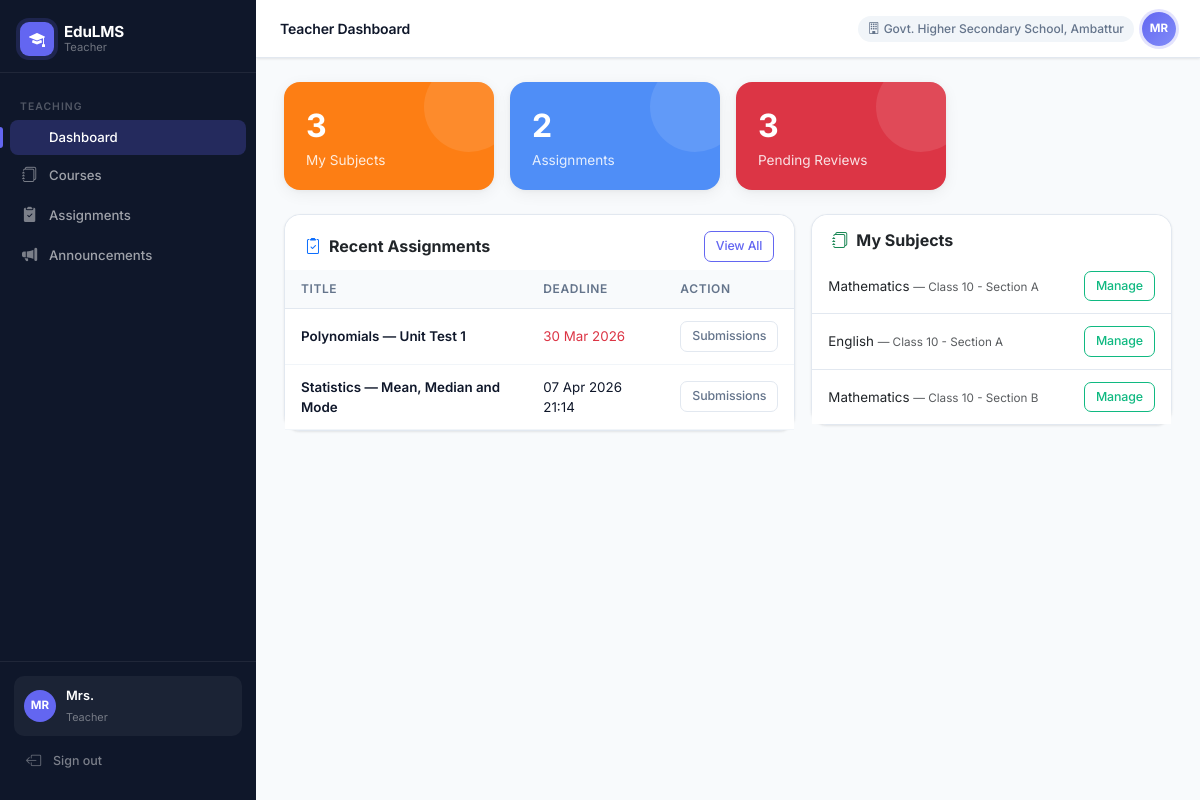
The page /teacher/dashboard (signed in) on the database its author committed.
### app/models/user.py (models this page shows, shortened)
class User(UserMixin, db.Model):
    __tablename__ = 'users'
    id = db.Column(db.Integer, primary_key=True)
    username = db.Column(db.String(80), unique=True, nullable=False)
    password_hash = db.Column(db.String(256), nullable=False)
    full_name = db.Column(db.String(120), nullable=False)
    email = db.Column(db.String(120))
    phone = db.Column(db.String(20))
    role = db.Column(db.String(30), nullable=False)  # super_admin, district_admin, block_admin, school_admin, teacher, student, parent
    district_id = db.Column(db.Integer, db.ForeignKey('districts.id'), nullable=True)
    block_id = db.Column(db.Integer, db.ForeignKey('blocks.id'), nullable=True)
    school_id = db.Column(db.Integer, db.ForeignKey('schools.id'), nullable=True)
    is_active = db.Column(db.Boolean, default=True)
    created_at = db.Column(db.DateTime, default=datetime.utcnow)
    district = db.relationship('District', foreign_keys=[district_id])
    block = db.relationship('Block', foreign_keys=[block_id])
    school = db.relationship('School', foreign_keys=[school_id])

### app/models/hierarchy.py (models this page shows)
class School(db.Model):
    __tablename__ = 'schools'
    id = db.Column(db.Integer, primary_key=True)
    name = db.Column(db.String(120), nullable=False)
    block_id = db.Column(db.Integer, db.ForeignKey('blocks.id'), nullable=False)
    district_id = db.Column(db.Integer, db.ForeignKey('districts.id'), nullable=False)
    is_active = db.Column(db.Boolean, default=True)
    created_at = db.Column(db.DateTime, default=datetime.utcnow)

### app/models/assignment.py (models this page shows)
class Assignment(db.Model):
    __tablename__ = 'assignments'
    id = db.Column(db.Integer, primary_key=True)
    subject_id = db.Column(db.Integer, db.ForeignKey('subjects.id'), nullable=False)
    class_id = db.Column(db.Integer, db.ForeignKey('classes.id'), nullable=False)
    teacher_id = db.Column(db.Integer, db.ForeignKey('users.id'), nullable=False)
    title = db.Column(db.String(200), nullable=False)
    instructions = db.Column(db.Text)
    deadline = db.Column(db.DateTime, nullable=False)
    max_attempts = db.Column(db.Integer, default=1)
    allow_retry = db.Column(db.Boolean, default=False)
    school_id = db.Column(db.Integer, db.ForeignKey('schools.id'))
    block_id = db.Column(db.Integer, db.ForeignKey('blocks.id'))
    district_id = db.Column(db.Integer, db.ForeignKey('districts.id'))
    is_active = db.Column(db.Boolean, default=True)
    created_at = db.Column(db.DateTime, default=datetime.utcnow)
    subject = db.relationship('Subject', backref='assignments')
    class_ref = db.relationship('Class', backref='assignments')
    teacher = db.relationship('User', backref='created_assignments')
    questions = db.relationship('Question', backref='assignment', lazy=True, order_by='Question.order')

### app/models/academic.py (models this page shows)
class Subject(db.Model):
    __tablename__ = 'subjects'
    id = db.Column(db.Integer, primary_key=True)
    name = db.Column(db.String(100), nullable=False)
    class_id = db.Column(db.Integer, db.ForeignKey('classes.id'), nullable=False)
    school_id = db.Column(db.Integer, db.ForeignKey('schools.id'), nullable=False)
    block_id = db.Column(db.Integer, db.ForeignKey('blocks.id'), nullable=False)
    district_id = db.Column(db.Integer, db.ForeignKey('districts.id'), nullable=False)
    is_active = db.Column(db.Boolean, default=True)
    modules = db.relationship('Module', backref='subject', lazy=True, order_by='Module.order')

class Class(db.Model):
    __tablename__ = 'classes'
    id = db.Column(db.Integer, primary_key=True)
    name = db.Column(db.String(100), nullable=False)
    academic_year = db.Column(db.String(20), nullable=False, default='2024-25')
    school_id = db.Column(db.Integer, db.ForeignKey('schools.id'), nullable=False)
    block_id = db.Column(db.Integer, db.ForeignKey('blocks.id'), nullable=False)
    district_id = db.Column(db.Integer, db.ForeignKey('districts.id'), nullable=False)
    is_active = db.Column(db.Boolean, default=True)
    school = db.relationship('School', backref='classes')
    subjects = db.relationship('Subject', backref='class_ref', lazy=True)

### app/routes/teacher.py (the view)
@teacher_bp.route('/dashboard')
@login_required
@require_role('teacher')
def dashboard():
    assignments = Assignment.query.filter_by(teacher_id=current_user.id, is_active=True).order_by(Assignment.created_at.desc()).limit(5).all()
    pending_reviews = Submission.query.join(Assignment).filter(
        Assignment.teacher_id == current_user.id,
        Submission.status == 'pending_review'
    ).count()
    ct = ClassTeacher.query.filter_by(teacher_id=current_user.id).all()
    subject_ids = list({x.subject_id for x in ct})
    subjects = Subject.query.filter(Subject.id.in_(subject_ids)).all()
    return render_template('teacher/dashboard.html', assignments=assignments, pending_reviews=pending_reviews, subjects=subjects)

### app/models/user.py (called while the page is built)
@login_manager.user_loader
def load_user(user_id):
    return User.query.get(int(user_id))

### app/services/rbac.py (called while the page is built)
def require_role(*roles):
    def decorator(f):
        @wraps(f)
        def decorated_function(*args, **kwargs):
            if not current_user.is_authenticated:
                return redirect(url_for('auth.login'))
            if current_user.role not in roles:
                abort(403)
            return f(*args, **kwargs)
        return decorated_function
    return decorator

### app/templates/teacher/dashboard.html (shortened to what this page needs)
{% extends "base.html" %}
{% block page_title %}Teacher Dashboard{% endblock %}
{% block content %}
<div class="row g-3 mb-4">
    <div class="col-6 col-md-3">
        <div class="stat-card" style="background:#fd7e14">
            <div style="font-size:2rem;font-weight:700;">{{ subjects|length }}</div>
            <div style="font-size:.85rem;opacity:.85">My Subjects</div>
        </div>
    </div>
    <div class="col-6 col-md-3">
        <div class="stat-card" style="background:#4f8ef7">
            <div style="font-size:2rem;font-weight:700;">{{ assignments|length }}</div>
            <div style="font-size:.85rem;opacity:.85">Assignments</div>
        </div>
    </div>
    <div class="col-6 col-md-3">
        <div class="stat-card" style="background:#dc3545">
            <div style="font-size:2rem;font-weight:700;">{{ pending_reviews }}</div>
            <div style="font-size:.85rem;opacity:.85">Pending Reviews</div>
        </div>
    </div>
</div>
<div class="row g-3">
    <div class="col-md-7">
        <div class="card">
            <div class="card-header bg-white border-0 pt-3 pb-2 d-flex justify-content-between align-items-center">
                <h6 class="mb-0 fw-bold"><i class="bi bi-clipboard2-check text-primary me-2"></i>Recent Assignments</h6>
                <a href="{{ url_for('teacher.assignments') }}" class="btn btn-sm btn-outline-primary">View All</a>
            </div>
            <div class="card-body p-0">
                <table class="table table-hover mb-0">
                    <thead class="table-light"><tr><th>Title</th><th>Deadline</th><th>Action</th></tr></thead>
                    <tbody>
                    {% for a in assignments %}
                    <tr>
                        <td class="fw-semibold">{{ a.title }}</td>
                        <td>
                            {% if a.deadline < now %}<span class="text-danger">{{ a.deadline.strftime('%d %b %Y') }}</span>
                            {% else %}{{ a.deadline.strftime('%d %b %Y %H:%M') }}{% endif %}
                        </td>
                        <td><a href="{{ url_for('teacher.assignment_submissions', id=a.id) }}" class="btn btn-xs btn-outline-secondary btn-sm">Submissions</a></td>
                    </tr>
                    {% else %}
                    <tr><td colspan="3" class="text-center text-muted py-3">No assignments yet.</td></tr>
                    {% endfor %}
                    </tbody>
                </table>
            </div>
        </div>
    </div>
    <div class="col-md-5">
        <div class="card">
            <div class="card-header bg-white border-0 pt-3 pb-2">
                <h6 class="mb-0 fw-bold"><i class="bi bi-journals text-success me-2"></i>My Subjects</h6>
            </div>
            <div class="card-body p-0">
                <ul class="list-group list-group-flush">
                {% for s in subjects %}
                <li class="list-group-item d-flex justify-content-between align-items-center">
                    <span>{{ s.name }} <small class="text-muted">— {{ s.class_ref.name }}</small></span>
                    <a href="{{ url_for('teacher.course_topics', subject_id=s.id) }}" class="btn btn-sm btn-outline-success">Manage</a>
                </li>
                {% else %}
                <li class="list-group-item text-muted text-center py-3">No subjects assigned.</li>
                {% endfor %}
                </ul>
            </div>
        </div>
    </div>
</div>
{% endblock %}

### app/templates/base.html (shortened to what this page needs)
<!DOCTYPE html>
<html lang="en">
<head>
    <link href="https://cdn.jsdelivr.net/npm/bootstrap@5.3.2/dist/css/bootstrap.min.css" rel="stylesheet">
    <link href="https://cdn.jsdelivr.net/npm/bootstrap-icons@1.11.3/font/bootstrap-icons.css" rel="stylesheet">
</head>
<body>
{% if current_user.is_authenticated %}
<nav id="sidebar">
    <div class="sidebar-brand">
        <div class="sidebar-brand-icon"><i class="bi bi-mortarboard-fill"></i></div>
        <div class="sidebar-brand-text">
            <strong>EduLMS</strong>
            <span>{{ current_user.role.replace('_',' ').title() }}</span>
        </div>
    </div>
    <div class="sidebar-nav">
    {% if current_user.role in ['super_admin','district_admin','block_admin','school_admin'] %}
        <div class="nav-section">Administration</div>
        <a href="{{ url_for('admin.dashboard') }}" class="nav-link {% if request.endpoint == 'admin.dashboard' %}active{% endif %}">
            <i class="bi bi-squares"></i> Dashboard
        </a>
        {% if current_user.role == 'super_admin' %}
        <a href="{{ url_for('admin.districts') }}" class="nav-link {% if request.endpoint == 'admin.districts' %}active{% endif %}">
            <i class="bi bi-map"></i> Districts
        </a>
        <a href="{{ url_for('admin.blocks') }}" class="nav-link {% if request.endpoint == 'admin.blocks' %}active{% endif %}">
            <i class="bi bi-geo-alt"></i> Blocks
        </a>
        {% endif %}
        {% if current_user.role in ['super_admin','district_admin','block_admin'] %}
        <a href="{{ url_for('admin.schools') }}" class="nav-link {% if request.endpoint == 'admin.schools' %}active{% endif %}">
            <i class="bi bi-building-fill"></i> Schools
        </a>
        {% endif %}
        <a href="{{ url_for('admin.users') }}" class="nav-link {% if request.endpoint == 'admin.users' %}active{% endif %}">
            <i class="bi bi-people-fill"></i> Users
        </a>
        <a href="{{ url_for('admin.classes') }}" class="nav-link {% if request.endpoint == 'admin.classes' %}active{% endif %}">
            <i class="bi bi-collection-fill"></i> Classes
        </a>
        <a href="{{ url_for('admin.subjects') }}" class="nav-link {% if request.endpoint == 'admin.subjects' %}active{% endif %}">
            <i class="bi bi-book-fill"></i> Subjects
        </a>
    {% elif current_user.role == 'teacher' %}
        <div class="nav-section">Teaching</div>
        <a href="{{ url_for('teacher.dashboard') }}" class="nav-link {% if request.endpoint == 'teacher.dashboard' %}active{% endif %}">
             Dashboard
        </a>
        <a href="{{ url_for('teacher.courses') }}" class="nav-link {% if request.endpoint and 'course' in request.endpoint %}active{% endif %}">
            <i class="bi bi-journals"></i> Courses
        </a>
        <a href="{{ url_for('teacher.assignments') }}" class="nav-link {% if request.endpoint and 'assignment' in request.endpoint %}active{% endif %}">
            <i class="bi bi-clipboard2-check-fill"></i> Assignments
        </a>
        <a href="{{ url_for('teacher.announcements') }}" class="nav-link {% if request.endpoint == 'teacher.announcements' %}active{% endif %}">
            <i class="bi bi-megaphone-fill"></i> Announcements
        </a>
    {% endif %}
    </div>
    <div class="sidebar-footer">
        <div class="sidebar-user">
            <div class="sidebar-avatar">{{ current_user.full_name[:2].upper() }}</div>
            <div class="sidebar-user-info">
                <strong>{{ current_user.full_name.split()[0] }}</strong>
                <span>{{ current_user.role.replace('_',' ').title() }}</span>
            </div>
        </div>
        <a href="{{ url_for('auth.logout') }}" class="nav-link" style="color:rgba(255,255,255,.45);font-size:.78rem;">
            <i class="bi bi-box-arrow-left"></i> Sign out
        </a>
    </div>
</nav>
<div id="main">
    <div id="topbar">
        <div class="d-flex align-items-center gap-3">
            <span class="topbar-title">{% block page_title %}{% endblock %}</span>
        </div>
        <div class="d-flex align-items-center gap-2">
            {% if current_user.school %}
            <span class="topbar-school d-none d-md-block">
                <i class="bi bi-building me-1"></i>{{ current_user.school.name }}
            </span>
            {% endif %}
            <div class="topbar-avatar">{{ current_user.full_name[:2].upper() }}</div>
        </div>
    </div>
    <div class="page-content">
        {% block content %}{% endblock %}
    </div>
</div>
{% else %}
{% block auth_content %}{% endblock %}
{% endif %}
</body>
</html>

### rows shown on the page
User: role.replace "Teacher", full_name "MR", full_name "Mrs."
School: school.name "Govt. Higher Secondary School, Ambattur"
Assignment: title "Polynomials — Unit Test 1", deadline "30 Mar 2026"
Assignment: title "Statistics — Mean, Median and Mode", deadline "07 Apr 2026 21:14"
Subject: name "Mathematics", class_ref.name "Class 10 - Section A"
Subject: name "English", class_ref.name "Class 10 - Section A"
Subject: name "Mathematics", class_ref.name "Class 10 - Section B"

### other values the page prints
{{ subjects|length }} "3"
{{ assignments|length }} "2"
{{ pending_reviews }} "3"
